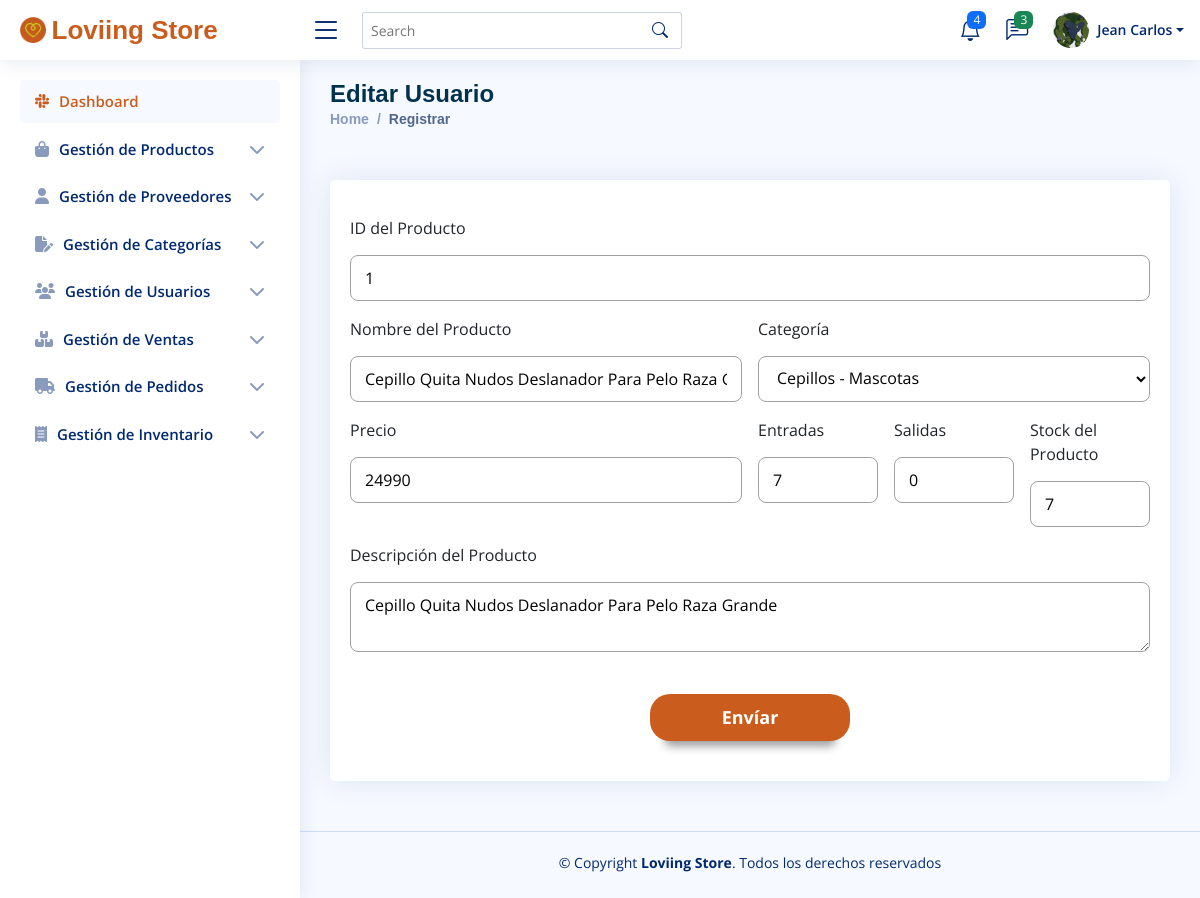
The page /Views/Administrador/editarProducto.php?idProd=1 (signed in) on the database as committed earlier.
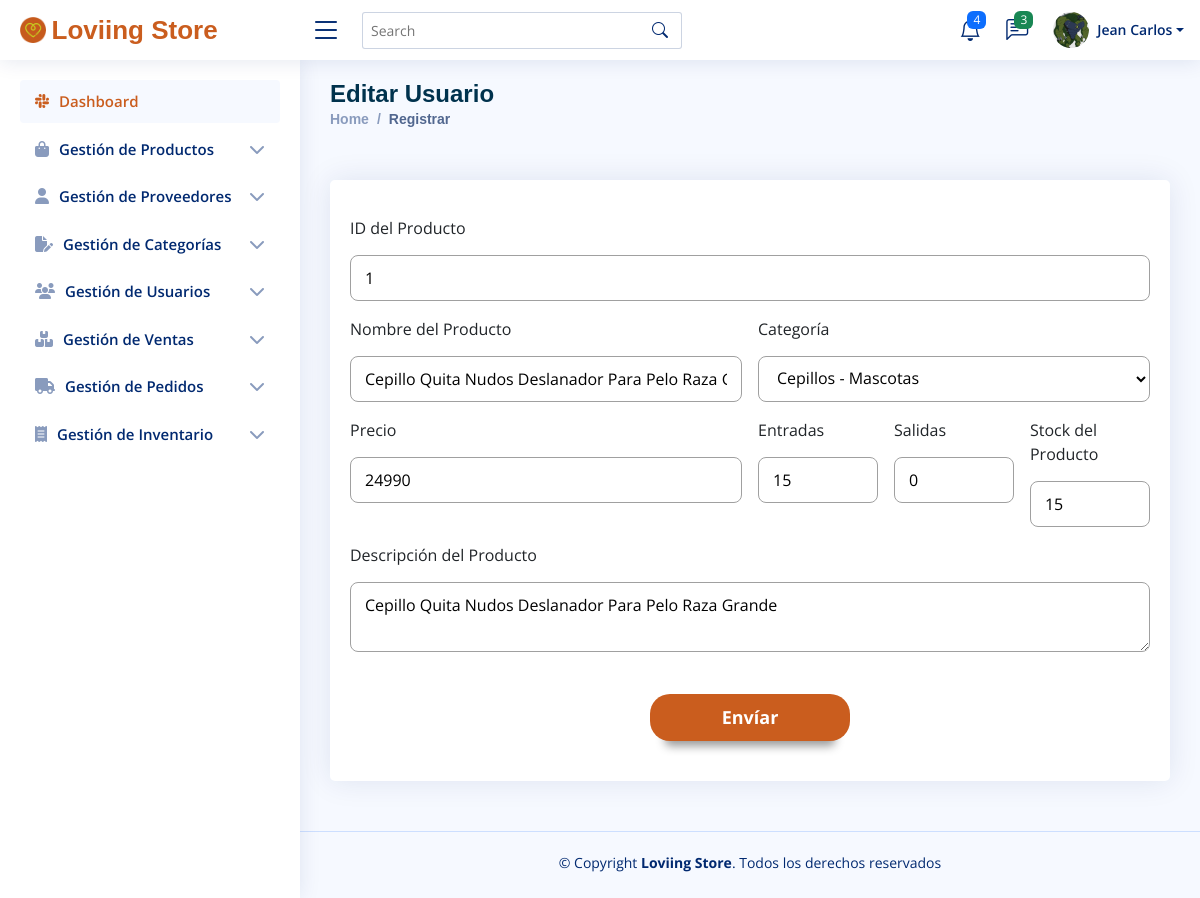
The same page on the database as committed later.
### tables this page shows
CREATE TABLE `tbl_inventario` (
  `id_inv` int(11) NOT NULL,
  `cod_producto` int(11) DEFAULT NULL,
  `entradas` int(11) DEFAULT NULL,
  `salidas` int(11) DEFAULT NULL,
  `stock` int(11) DEFAULT NULL,
  `fecha` date DEFAULT NULL
);

### Models/consultasAdmin.php (called while the page is built, shortened)
<?php
class ConsultasAdmin
{
    public function consultarCategorias()
    {
        $sql = "SELECT * FROM tbl_categorias";
        $objConexionBd = new ConexionBd();
        $conexion = $objConexionBd->getConexion();
        $result = $conexion->prepare($sql);
        $result->execute();
        $f = $result->fetchAll();
        return $f;
    }
    public function consultarCategoria($idCat)
    {
        $sql = "SELECT * FROM tbl_categorias WHERE id_categoria = :idCat";
        $objConexionBd = new ConexionBd();
        $conexion = $objConexionBd->getConexion();
        $result = $conexion->prepare($sql);
        $result->bindParam(":idCat", $idCat);
        $result->execute();
        $f = $result->fetch();
        return $f;
    }
    public function consultarProducto($id_producto)
    {
        $sql = "SELECT *
        FROM tbl_productos
        INNER JOIN tbl_categorias ON cod_categoria = id_categoria
        INNER JOIN tbl_inventario ON cod_producto = id_producto
        WHERE id_producto = :id_producto";
        $objConexionBd = new ConexionBd();
        $conexion = $objConexionBd->getConexion();
        $result = $conexion->prepare($sql);
        $result->bindParam(":id_producto", $id_producto);
        $result->execute();
        $f = $result->fetch();
        return $f;
    }
    public function consultarInventario($id_producto)
    {
        $sql = "SELECT * FROM tbl_inventario WHERE cod_producto = :id_producto";
        $objConexionBd = new ConexionBd();
        $conexion = $objConexionBd->getConexion();
        $result = $conexion->prepare($sql);
        $result->bindParam(":id_producto", $id_producto);
        $result->execute();
        $f = $result->fetch();
        return $f;
    }
}

### Controllers/Administrador/mostrarInfoProducto.php (the view, shortened to what this page needs)
<?php
require_once ('../../Models/consultasAdmin.php');
  ?>
  <?php
function formularioEditarProducto($id_producto)
{
  $objConsultasAdmin = new ConsultasAdmin();
  $tablaProd = $objConsultasAdmin->consultarProducto($id_producto);
  $tablaInv = $objConsultasAdmin->consultarInventario($id_producto);
  $cod_categoria = $tablaProd["cod_categoria"];
  $tablaIndCat = $objConsultasAdmin->consultarCategoria($cod_categoria);
  $tablaCat = $objConsultasAdmin->consultarCategorias();
  echo '
  <form action="../../Controllers/Administrador/editarProducto.php" class="form" method="post"
            enctype="multipart/form-data">
            <div class="row g-3 formulario">
              <div class="col-md-12">
                <label for="idProd">ID del Producto</label> <br>
                <input type="text" id="idProd" name="idProd" class="input" value="' . $tablaProd["id_producto"] . '"
                  required readonly>
              </div>
              <div class="col-md-6">
                <label for="nombreProd">Nombre del Producto</label> <br>
                <input type="text" id="nombreProd" name="nombreProd" class="input" value="' . $tablaProd["nombre_producto"] . '"
                  required>
              </div>
              <div class="col-md-6">
                <label for="catProd">Categoría</label> <br>
                <select name="catProd" id="catProd" class="input" required>
                  <option value="' . $tablaIndCat["id_categoria"] . '">' . $tablaIndCat["nombre_categoria"] . '</option>
                  ';
  echo '
                </select>
              </div>
              <div class="col-md-6">
                <label for="precioProd">Precio</label> <br>
                <input type="number" id="precioProd" name="precioProd" class="input" value="' . $tablaProd["precio_producto"] . '"
                  required><br>
              </div>
              <div class="col-md-2">
                <label for="entradasProd">Entradas</label> <br>
                <input type="number" id="entradasProd" name="entradasProd" class="input" value="' . $tablaInv["entradas"] . '"
                  required>
              </div>
              <div class="col-md-2">
                <label for="salidasProd">Salidas</label> <br>
                <input type="number" id="salidasProd" name="salidasProd" class="input" value="' . $tablaInv["salidas"] . '"
                  required>
              </div>
              <div class="col-md-2">
                <label for="stockProd">Stock del Producto</label> <br>
                <input type="number" id="stockProd" name="stockProd" class="input" value="' . $tablaInv["stock"] . '"
                  required>
              </div>
              <div class="col-md-12">
                <label for="descProd">Descripción del Producto</label> <br>
                <textarea name="descProd" class="input" required>' . $tablaProd["nombre_producto"] . '</textarea>
              </div>
              <div class="text-center">
                <button type="submit" class="form-button">Envíar</button>
              </div>
            </div>
          </form>
  ';
}

Rows that differ between the two databases and show on the page:
changed tbl_inventario: entradasProd "7" → "15"; stockProd "7" → "15"
